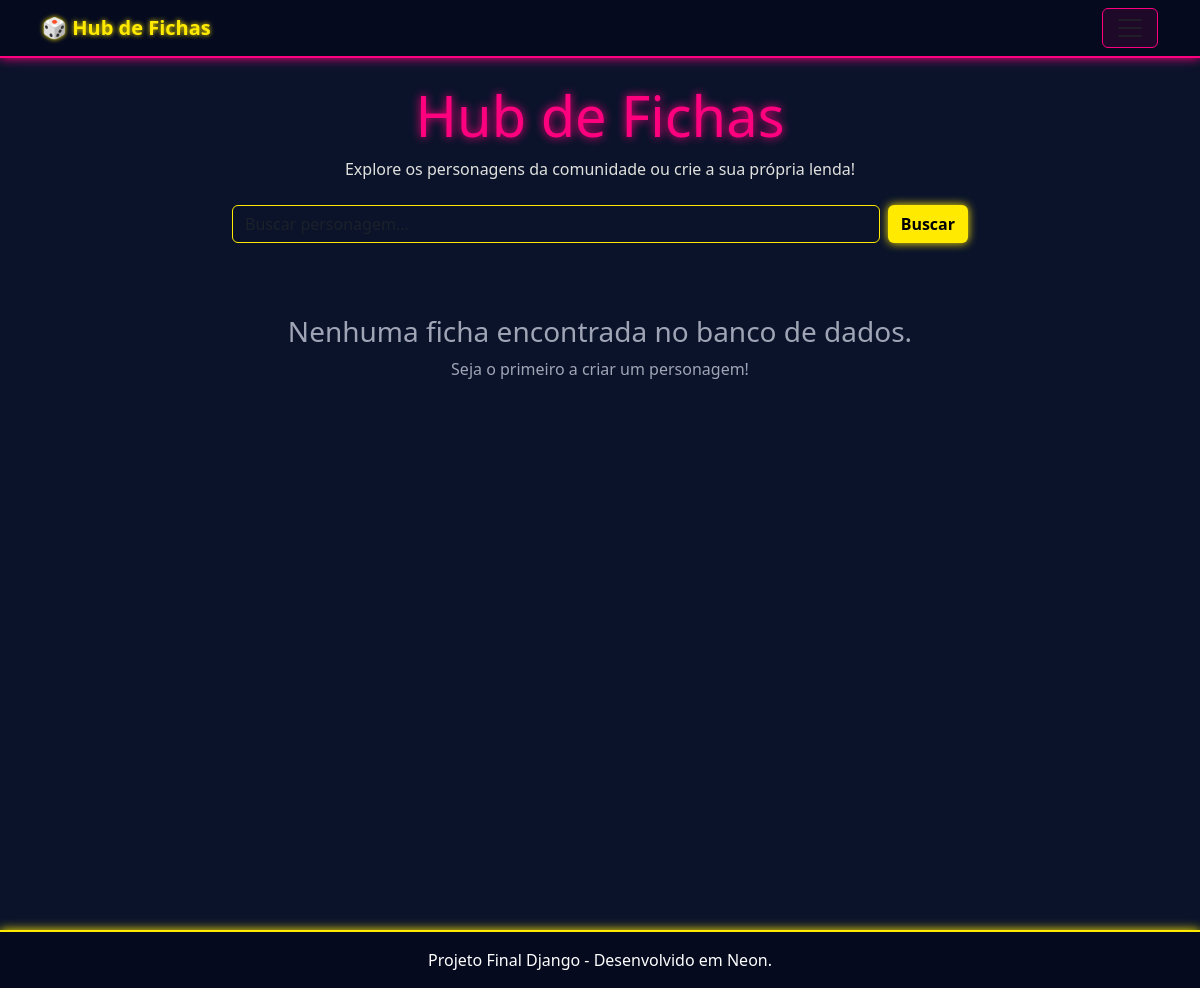
Before: / with the older database file.
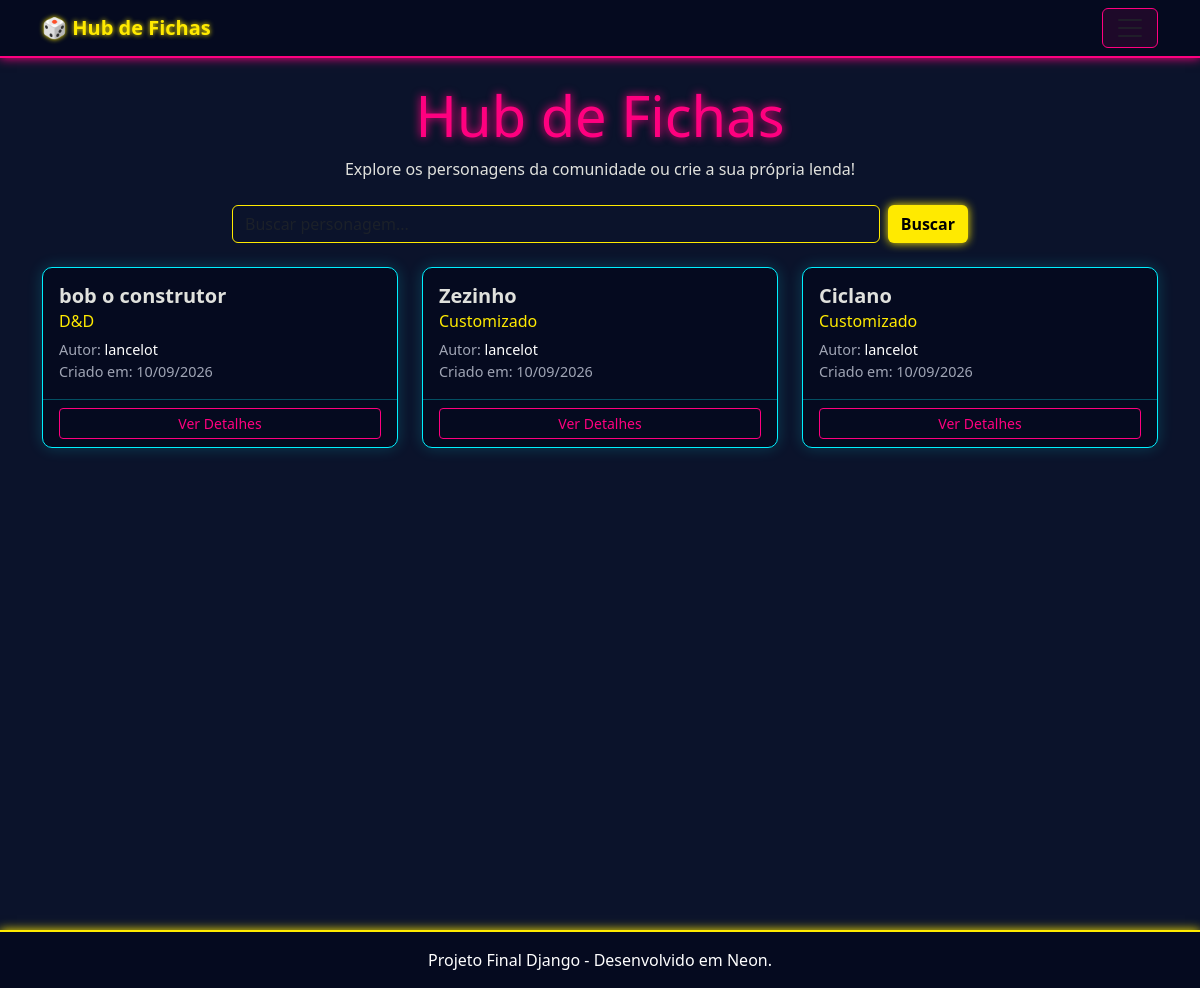
After: the same page with the newer database file.
### fichas/models.py (models this page shows, shortened)
class Ficha(models.Model):
    nome_personagem = models.CharField(max_length=150)
    nome_jogo_customizado = models.CharField(
        max_length=100,
        blank=True,
        null=True,
        help_text="Preencha se o Template for 'Customizado'"
    )
    is_publica = models.BooleanField(default=False, help_text="Marque para expor na plataforma")
    template = models.ForeignKey(TemplateJogo, on_delete=models.CASCADE)
    autor = models.ForeignKey(User, on_delete=models.CASCADE)
    data_criacao = models.DateTimeField(auto_now_add=True)

class TemplateJogo(models.Model):
    nome = models.CharField(max_length=100, help_text="Ex: D&D, Zenless Zone Zero, Customizado")
    descricao = models.TextField(blank=True, null=True)

### fichas/views.py (the view)
# urls.py: path('', views.home, name='home'),
def home(request):
    query = request.GET.get('busca')
    if query:
        fichas = Ficha.objects.filter(is_publica=True, nome_personagem__icontains=query)
    else:
        fichas = Ficha.objects.filter(is_publica=True)
    return render(request, 'fichas/home.html', {'fichas': fichas, 'query': query})

### fichas/templates/fichas/home.html
{% extends 'fichas/base.html' %}
{% block conteudo %}
<div class="row mb-4">
    <div class="col-md-8 mx-auto text-center">
        <h1 class="display-4" style="color: #ff007f; text-shadow: 0 0 10px #ff007f;">Hub de Fichas</h1>
        <p style="color: #e0e1dd;">Explore os personagens da comunidade ou crie a sua própria lenda!</p>
        <form method="GET" class="d-flex mt-4">
            <input type="text" name="busca" class="form-control me-2" placeholder="Buscar personagem..." value="{{ query|default:'' }}" style="background-color: #0b132b; color: #fff; border: 1px solid #ffea00;">
            <button type="submit" class="btn" style="background-color: #ffea00; color: #000; font-weight: bold; box-shadow: 0 0 10px #ffea00;">Buscar</button>
        </form>
    </div>
</div>
<div class="row">
    {% for ficha in fichas %}
    <div class="col-md-4 mb-4">
        <div class="card h-100" style="background-color: #050a1f; border: 1px solid #00f0ff; box-shadow: 0 0 15px rgba(0, 240, 255, 0.2); border-radius: 10px;">
            <div class="card-body">
                <h5 class="card-title" style="color: #e0e1dd; font-weight: bold;">{{ ficha.nome_personagem }}</h5>
                <h6 class="card-subtitle mb-2" style="color: #ffea00;">{{ ficha.template.nome }}</h6>
                <p class="card-text" style="color: #a0a5b5; font-size: 0.9em;">
                    Autor: <span style="color: #fff;">{{ ficha.autor.username }}</span><br>
                    Criado em: {{ ficha.data_criacao|date:"d/m/Y" }}
                </p>
            </div>
            <div class="card-footer" style="background-color: transparent; border-top: 1px solid rgba(0, 240, 255, 0.3);">
                <a href="{% url 'detalhes_ficha' ficha.id %}" class="btn btn-sm w-100" style="color: #ff007f; border: 1px solid #ff007f; transition: 0.3s;" onmouseover="this.style.backgroundColor='#ff007f'; this.style.color='#000';" onmouseout="this.style.backgroundColor='transparent'; this.style.color='#ff007f';">Ver Detalhes</a>
            </div>
        </div>
    </div>
    {% empty %}
    <div class="col-12 text-center mt-5">
        <h3 style="color: #a0a5b5;">Nenhuma ficha encontrada no banco de dados.</h3>
        <p style="color: #a0a5b5;">Seja o primeiro a criar um personagem!</p>
    </div>
    {% endfor %}
</div>
{% endblock %}

### fichas/templates/fichas/base.html (shortened to what this page needs)
<!DOCTYPE html>
<html lang="pt-br">
<head>
    <link href="https://cdn.jsdelivr.net/npm/bootstrap@5.3.0/dist/css/bootstrap.min.css" rel="stylesheet">
</head>
<body>
    <nav class="navbar mb-4">
        <div class="container d-flex justify-content-between">
            <a class="navbar-brand" href="{% url 'home' %}">🎲 Hub de Fichas</a>
            <button class="navbar-toggler" type="button" data-bs-toggle="offcanvas" data-bs-target="#menuLateral" style="border-color: #ff007f; background-color: rgba(255, 0, 127, 0.1);">
                <span class="navbar-toggler-icon"></span>
            </button>
        </div>
    </nav>
    <main class="container min-vh-100">
        {% block conteudo %}
        {% endblock %}
    </main>
    <footer class="footer-custom text-white text-center py-3 mt-5">
        <div class="container"><p class="mb-0">Projeto Final Django - Desenvolvido em Neon.</p></div>
    </footer>
</body>
</html>

### fichas/templates/fichas/base.html (style rules this page uses)
body { background-color: #0b132b; color: #e0e1dd; }
.navbar { background-color: #050a1f !important; border-bottom: 2px solid #ff007f; box-shadow: 0 0 10px #ff007f; }
.navbar-brand { color: #ffea00 !important; text-shadow: 0 0 5px #ffea00; font-weight: bold; }
.footer-custom { background-color: #050a1f; border-top: 2px solid #ffea00; box-shadow: 0 0 10px #ffea00; }

Changed rows visible on the page:
added Ficha: nome_personagem "bob o construtor", template.nome "D&D", autor.username "lancelot", data_criacao "10/09/2026"
added Ficha: nome_personagem "Zezinho", template.nome "Customizado", autor.username "lancelot", data_criacao "10/09/2026"
added Ficha: nome_personagem "Ciclano", template.nome "Customizado", autor.username "lancelot", data_criacao "10/09/2026"
Other visible differences:
text no longer shown: "Nenhuma ficha encontrada no banco de dados. Seja o primeiro a criar um personagem!"
